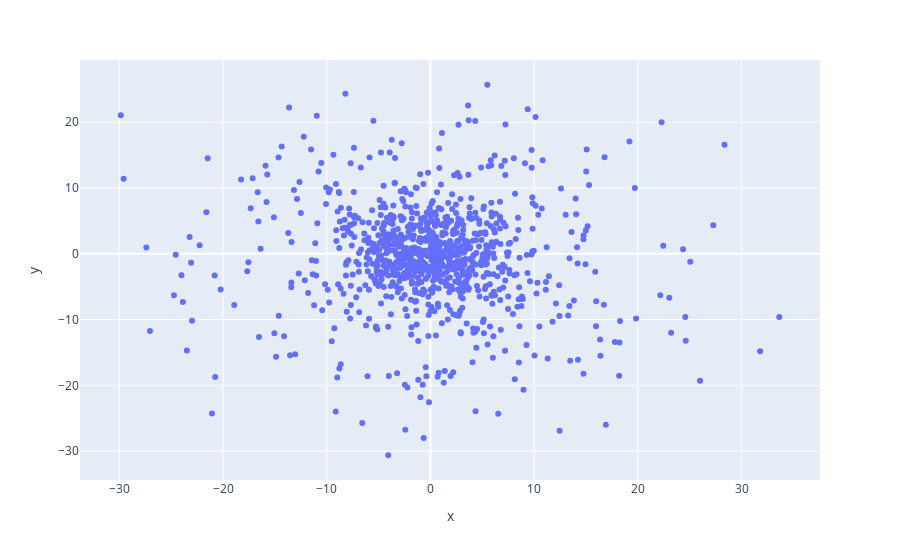

The cell this chart's notebook holds for it:
### Code cell
import plotly.express as px
fig = px.scatter(df, x='x',y='y')
fig.update_layout(
    height=800,
    autosize=True,
)
fig.show()

### Figure 1 — Plotly figure (JSON) as saved in the notebook; plotly's stock layout.template omitted (floating-point values rounded to 4 significant figures; data arrays with more than 128 entries replaced by an {"elided": "..."} marker saying what was removed)
{"data": [{"hovertemplate": "x=%{x}<br>y=%{y}<extra></extra>", "legendgroup": "", "marker": {"color": "#636efa", "symbol": "circle"}, "mode": "markers", "name": "", "orientation": "v", "showlegend": false, "type": "scatter", "x": {"elided": "1000 float values"}, "xaxis": "x", "y": {"elided": "1000 float values"}, "yaxis": "y"}], "layout": {"autosize": true, "legend": {"tracegroupgap": 0}, "margin": {"t": 60}, "xaxis": {"anchor": "y", "autorange": true, "domain": [0, 1], "range": [-33.67, 37.44], "title": {"text": "x"}, "type": "linear"}, "yaxis": {"anchor": "x", "autorange": true, "domain": [0, 1], "range": [-34.16, 29.24], "title": {"text": "y"}, "type": "linear"}}}
